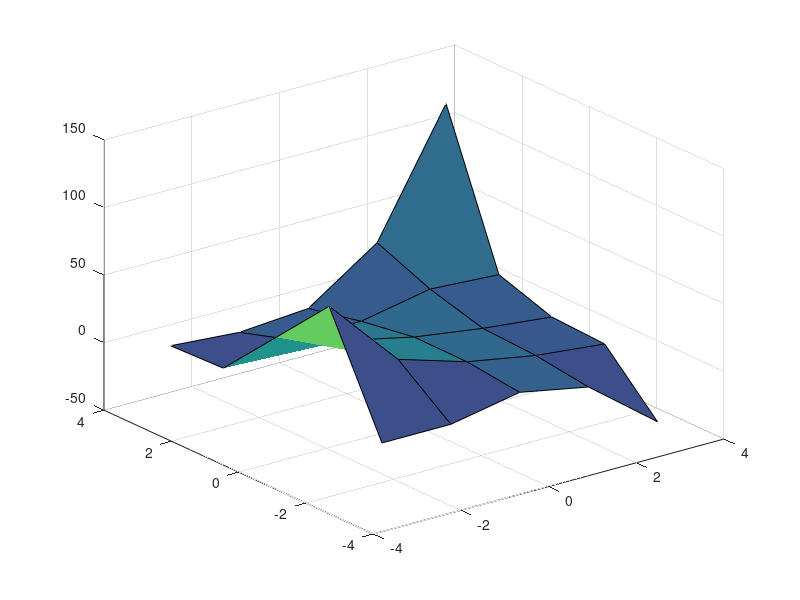
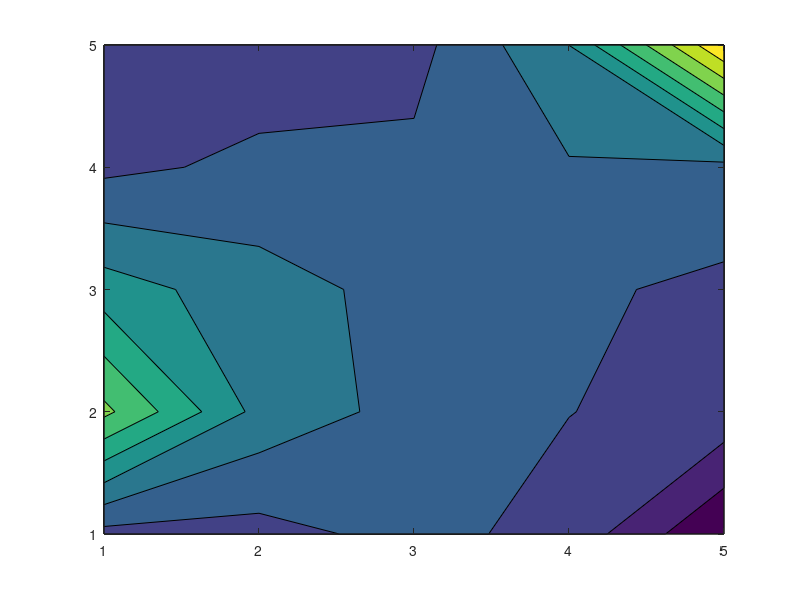

The MATLAB source for these figures, in order:
%   2D Helmholtz Equation
%   Daniel Cariel
%       This codes..... Add description 


%Region for the Helmholtz Equation
clc; clear all;
n=input( 'Input value of n:');
a_x= -pi;
b_x= pi;
a_y= -pi;
b_y= pi;
x= linspace(a_x,b_y,n);
y= linspace(a_y,b_y,n);

%Discretization Coefficients
   gamma= pi;
   h= (b_x)/n;
   
 
   
 
 
 
% Boundary Conditions
 
 
 
%  GAUSS SEIDEL NUMERICAL SOLVER 
 
 u= zeros(n); % Initial guess for gauss seidel approximation 
 
 %Boundary Conditions
    %Dirishlet 
    u(:,1)= b_y.*((b_y-a_y).^2)+ ((x(:)-a_x)/(b_x-a_x)).* (((b_y-a_y).^2).*cos(pi.*(b_y/a_y))-b_y.*(b_y-a_y).^2);

    u(1,:)= ((y(:)-a_y).^2).*cos(pi.*(y(:)/a_y));
 
    u(n,:)= y(:).*(y(:)-a_y).^2;


 
 %Gauss Seidel Iterations
 error=1;
 iteration=0;
%  
while error(:)>=1e-6
% while iteration < 5
    iteration=iteration+1;
    u_0=u;
 for i=2:n-1
     for j=2:n-1
          F(i,j)= cos((pi/2)*(2*((x(i)-a_x)/(b_x-a_x))+1))*sin((pi*y(j)-a_y)/(b_y-a_y));
          u(i,j)= (1/((gamma*h^2)-4))*((h^2)*F(i,j)-(u(i+1,j)+u(i-1,j)+u(i,j+1)+u(i,j-1)));
     end 
    u(i,n)= (1/((gamma*h^2)-4))*((h^2)*F(i,j)-(u(i+1,j)+u(i-1,j)+u(i,j+1)+u(i,j+1))); 
 end 
 u_f=u;
     error= abs (u_f.\(u_f-u_0));
    
end 
iteration


surf(x,y,u)
figure
contourf(u)
     
 
 
 
 
